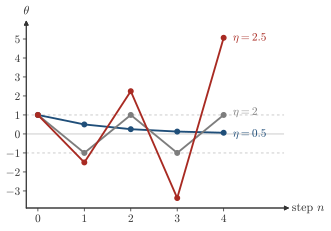

Recreate this plot in Python.
"""Session 10, quiz of Section 10.2, gradient descent on L=theta^2/2 for three learning rates.

The update of (10.1) is theta -> theta - eta dL/dtheta = (1-eta) theta, from theta=1. Redrawn on 2026-11-22 with ticks
on both axes, so that the values +-1 and the factor 1.5 of the caption are read on the axes."""
import os, sys
sys.path.insert(0, os.path.join(os.path.dirname(os.path.abspath(__file__)), ".."))
import numpy as np
import style

L = lambda th: th ** 2 / 2
grad = lambda th, d=1e-6: (L(th + d) - L(th - d)) / (2 * d)     # a numerical gradient, not the formula


def run(eta, n=4, th=1.0):
    out = [th]
    for _ in range(n):
        th = th - eta * grad(th)
        out.append(th)
    return np.array(out)


n = np.arange(0, 5)
# the gradient of theta^2/2 is theta, so the update is theta -> (1-eta) theta
for eta in (0.5, 1.0, 2.0, 2.5):
    assert np.allclose(run(eta), (1 - eta) ** n, atol=1e-8)
# eta=0.5 halves theta, eta=1 reaches the minimum in one step, eta=2 jumps between +1 and -1, eta=2.5 multiplies
# theta by -1.5 and the loss by 2.25 at every step
assert np.allclose(run(0.5)[1:] / run(0.5)[:-1], 0.5, atol=1e-6)
assert abs(run(1.0)[1]) < 1e-8
assert np.allclose(run(2.0), [1, -1, 1, -1, 1], atol=1e-6)
th = run(2.5)
assert np.allclose(th[1:] / th[:-1], -1.5, atol=1e-6) and np.allclose(L(th[1:]) / L(th[:-1]), 2.25, atol=1e-6)
assert abs(th[-1] - 5.0625) < 1e-6 and th.min() > -3.6 and th.max() < 5.2     # the points fit in the window
assert run(0.5)[-1] < 0.07                                                    # 1/16 at the last step

fig, ax = style.figure(height_cm=6.2, width_cm=8.8)
style.arrows(ax, xlabel=r'step $n$', ylabel=r'$\theta$', ticks=True)
for eta, c in ((0.5, style.ACCENT), (2.0, style.MUTED), (2.5, style.BROKEN)):
    ax.plot(n, run(eta), '-o', color=c, ms=3.5, lw=1.4)
    print(eta, np.round(run(eta), 4))
style.guide(ax, y=0)
style.guide(ax, y=1, ls=(0, (2, 2))); style.guide(ax, y=-1, ls=(0, (2, 2)))
ax.set_xlim(-0.25, 5.3); ax.set_ylim(-3.9, 5.6)
ax.set_xticks([0, 1, 2, 3, 4])
ax.set_yticks([-3, -2, -1, 0, 1, 2, 3, 4, 5])
ax.set_yticklabels(['$-3$', '$-2$', '$-1$', '0', '1', '2', '3', '4', '5'])
ax.tick_params(length=2.5, width=0.6, pad=2)
style.label(ax, 4.2, 0.0, r'$\eta=0.5$', color=style.ACCENT, fontsize=8.5, ha='left')
style.label(ax, 4.2, 1.15, r'$\eta=2$', color=style.MUTED, fontsize=8.5, ha='left')
style.label(ax, 4.2, 5.06, r'$\eta=2.5$', color=style.BROKEN, fontsize=8.5, ha='left')
style.save(fig, __file__)
